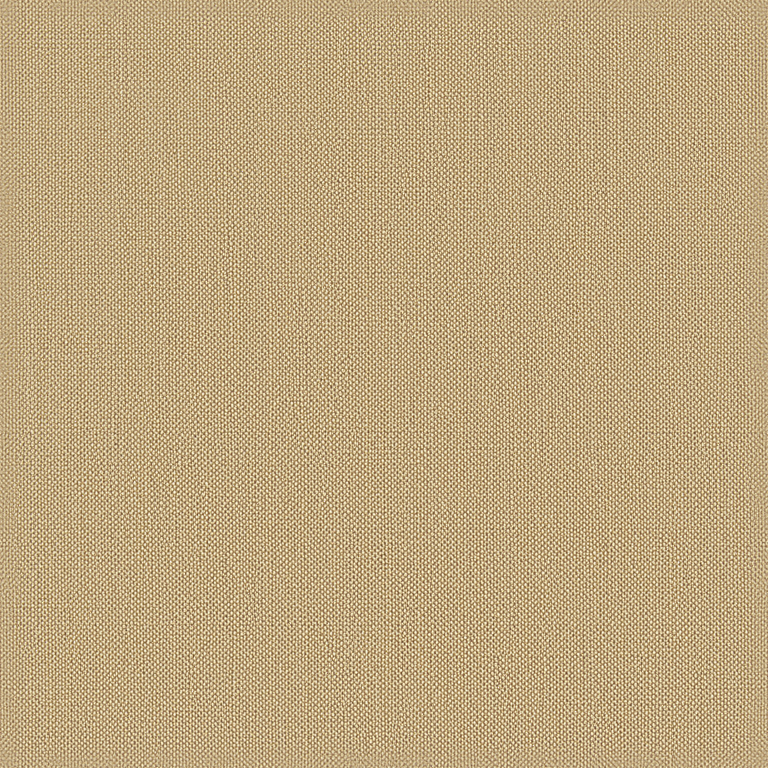
#> input picture assets/props/quarters/sofa/weave.png, 768 x 768 px
$ python weave_textures.py
#> lines starting #> are read from the running program, lines starting #| are printed output that depends on the picture
"""Colour the sofa pilot's existing fine yarn scan for the provisional bed wool."""
from pathlib import Path

import numpy as np
from PIL import Image
from scipy.ndimage import gaussian_filter

ROOT = Path(__file__).resolve().parents[4]
OUT = ROOT / 'assets/props/quarters/bed_soft_textures'
COLORS = {'WovenWool': (.14, .105, .075), 'WoolCuff': (.65, .57, .45),
          'WoolBinding': (.075, .053, .035), 'BrittleWool': (.20, .17, .125)}


def srgb(value):
    return np.where(value <= .0031308, value * 12.92, 1.055 * np.maximum(value, 0) ** (1 / 2.4) - .055)


def main():
    OUT.mkdir(parents=True, exist_ok=True)
    scan = np.asarray(Image.open(ROOT / 'assets/props/quarters/sofa/weave.png').convert('RGB'), dtype=float) / 255
    grain = scan @ np.array([.2126, .7152, .0722])
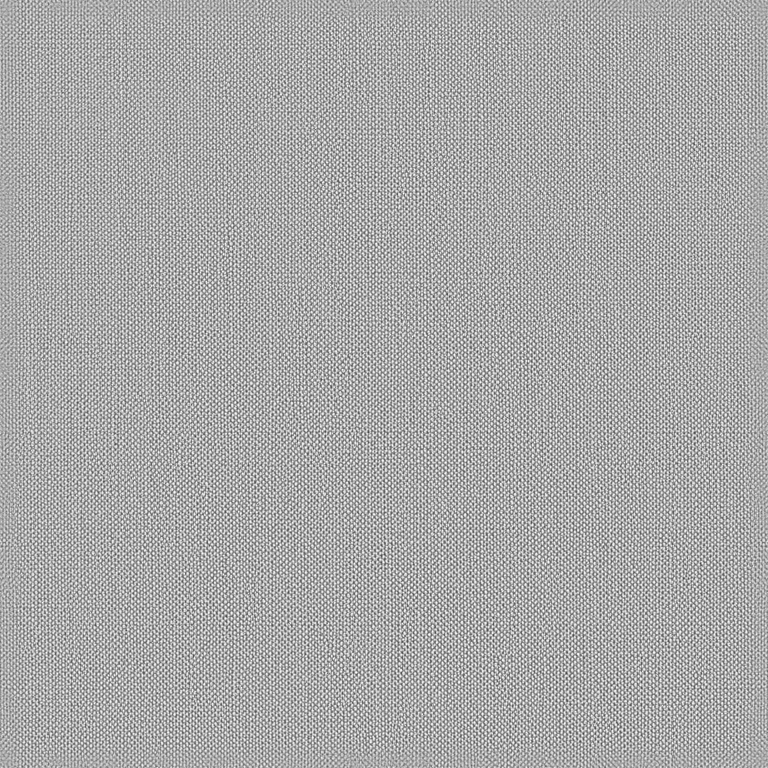
#> grain: shape (768, 768) float64; min 0.249, max 0.997, mean 0.664
    fine = grain / gaussian_filter(grain, 48, mode='wrap') - 1
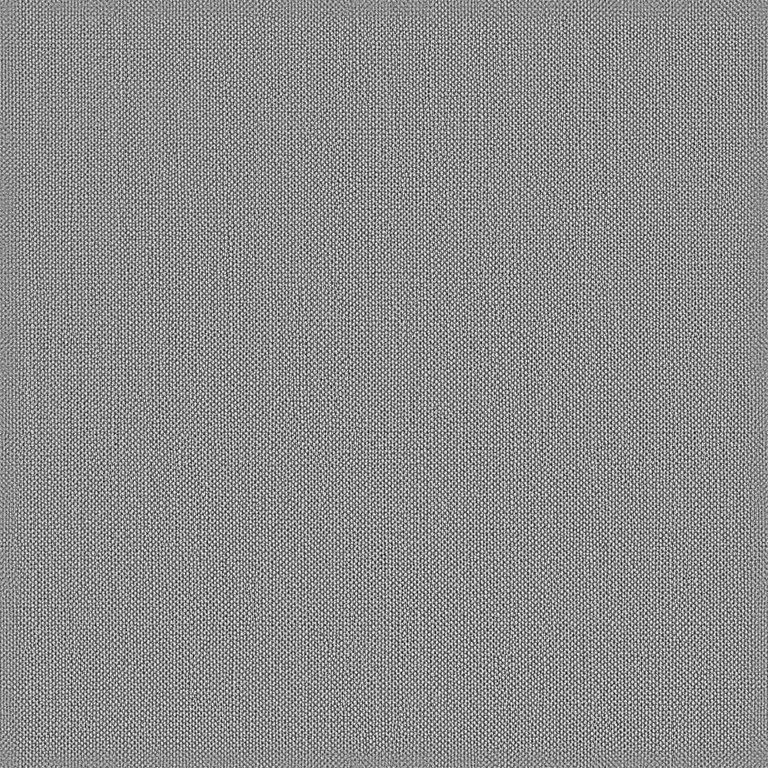
#> fine: shape (768, 768) float64; min -0.624, max 0.506, mean -6.14e-07; drawn with min black and max white
    fine = np.clip(fine, -.65, .65)
    for name, color in COLORS.items():
        pixels = srgb(np.array(color)[None, None, :] * (1 + .60 * fine[:, :, None]))
        Image.fromarray(np.uint8(np.clip(pixels, 0, 1) * 255)).save(OUT / f'{name.lower()}_weave.png')
#> this loop made 4 passes
#> pass 1, in main, `pixels = srgb(np.array(color)[None, None, :] * (1 + .60 * fine[:, :, N..`:
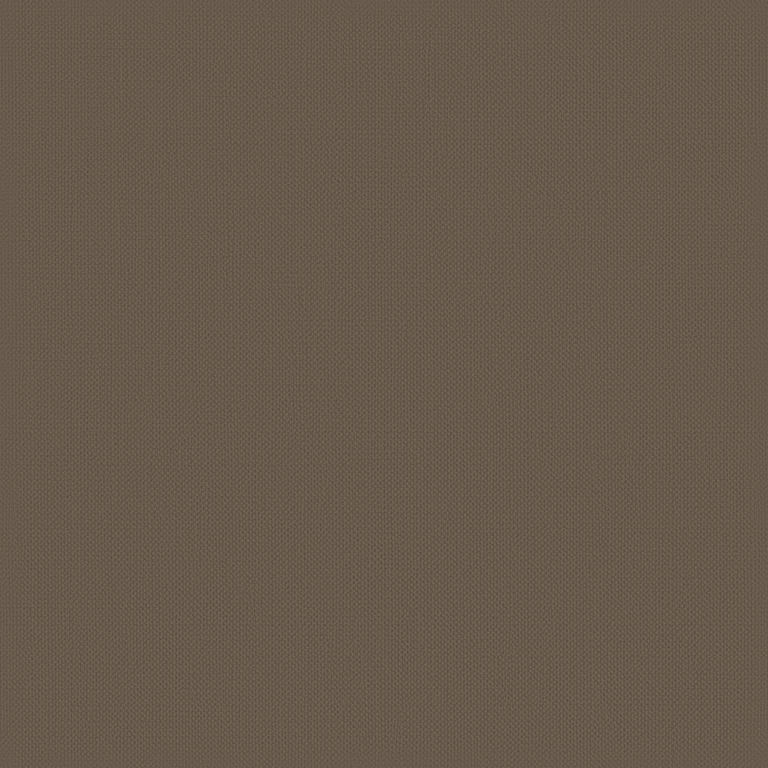
#> pixels: shape (768, 768, 3) float64; mean of channels 0, 1, 2 0.409, 0.357, 0.303; drawn as R, G, B
#> after the loop:
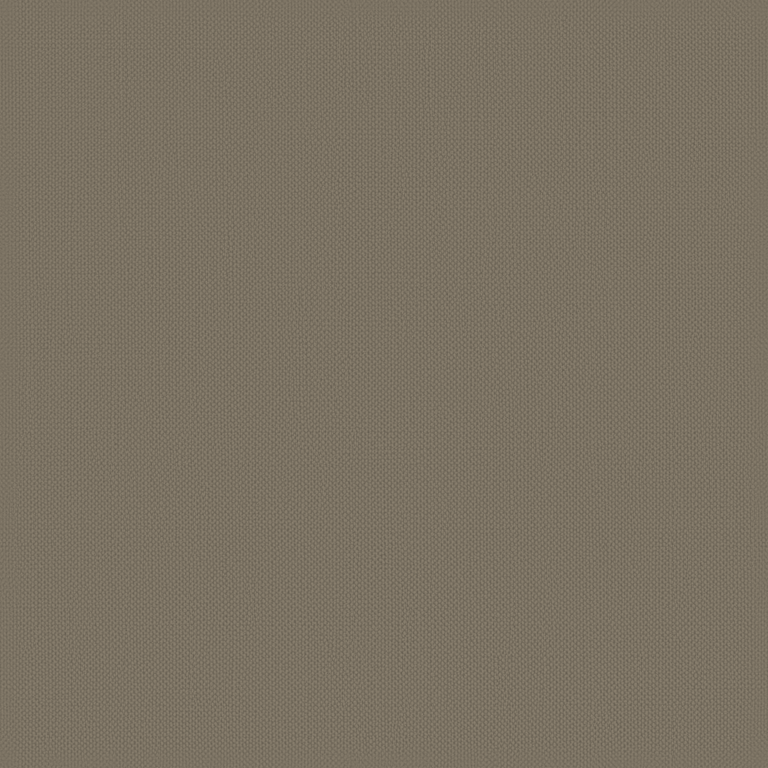
#> pixels: shape (768, 768, 3) float64; mean of channels 0, 1, 2 0.483, 0.448, 0.388; drawn as R, G, B
    height = fine * .0004
    dy, dx = np.gradient(height, .12 / grain.shape[0], .12 / grain.shape[1])
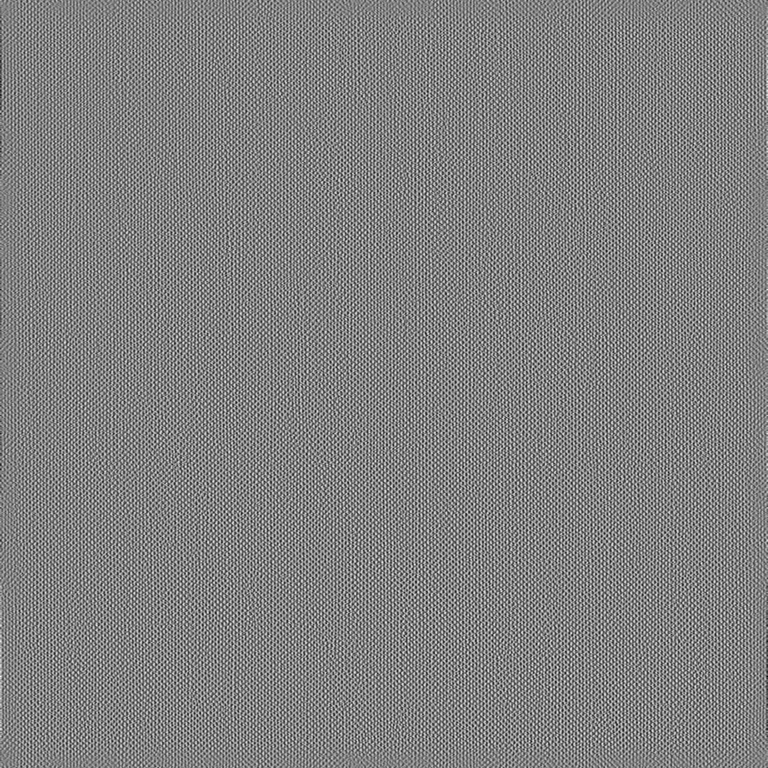
#> dx: shape (768, 768) float64; min -1.53, max 1.51, mean -2.89e-06; drawn with min black and max white
    normals = np.stack([-dx, -dy, np.ones_like(dx)], axis=-1)
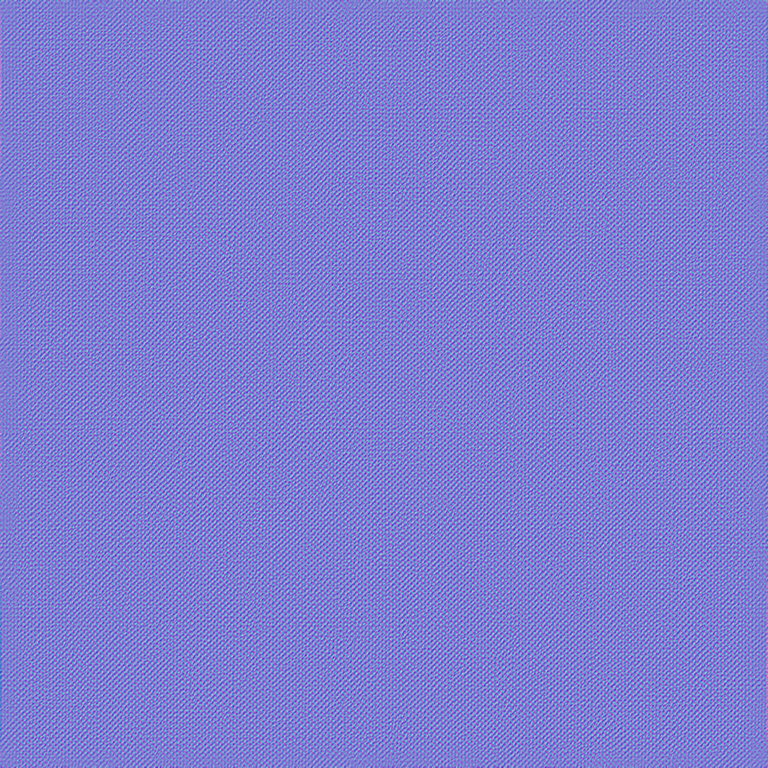
#> normals: shape (768, 768, 3) float64; mean of channels 0, 1, 2 2.89e-06, 7.8e-07, 1; drawn with min black and max white
    normals /= np.linalg.norm(normals, axis=-1, keepdims=True)
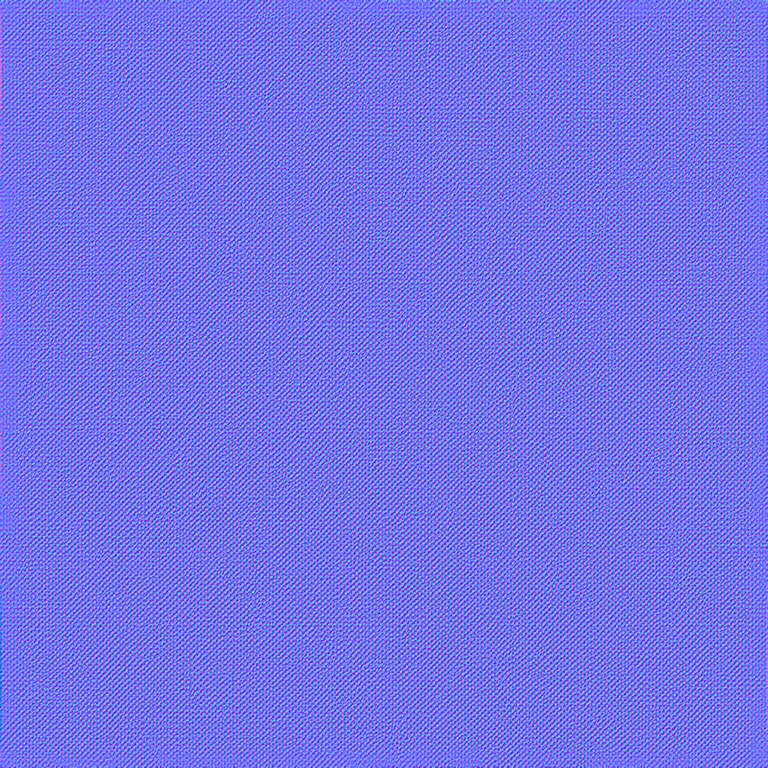
#> normals: shape (768, 768, 3) float64; mean of channels 0, 1, 2 0.000321, 0.00147, 0.865; drawn with min black and max white
    Image.fromarray(np.uint8(np.clip(normals * .5 + .5, 0, 1) * 255)).save(OUT / 'wool_weave_normal.png')


if __name__ == '__main__':
    main()

$ run again, with assets/props/quarters/sofa/as_built_albedo.png copied over assets/props/quarters/sofa/weave.png
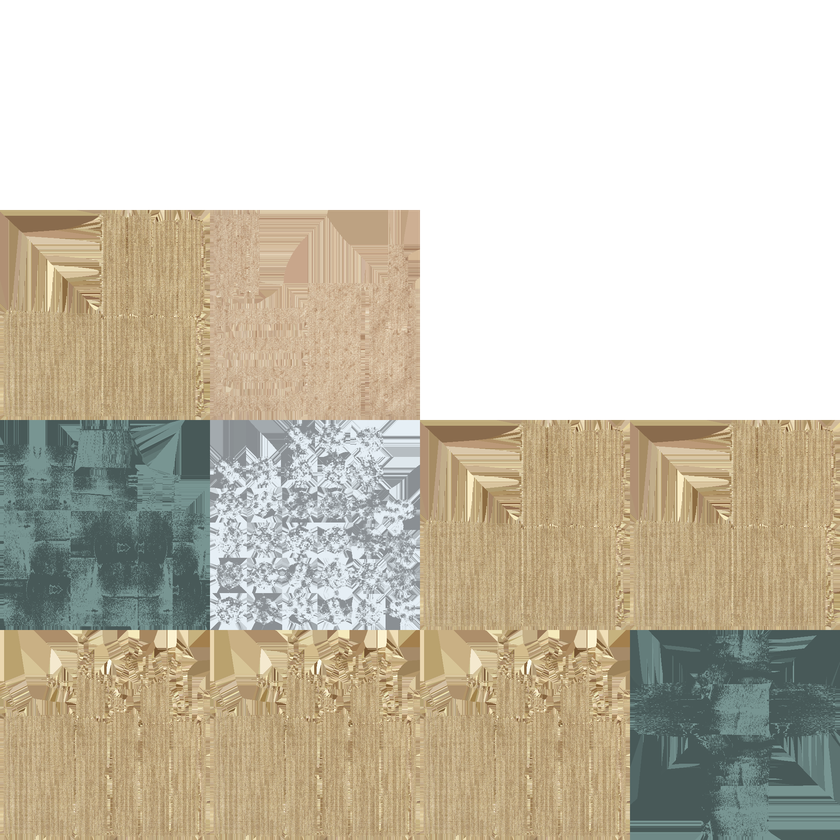
#> input picture assets/props/quarters/sofa/as_built_albedo.png, 840 x 840 px, shrunk from 2048 x 2048 before the run
#> in main, `dy, dx = np.gradient(height, .12 / grain.shape[0], .12 / grain.shape[1])`:
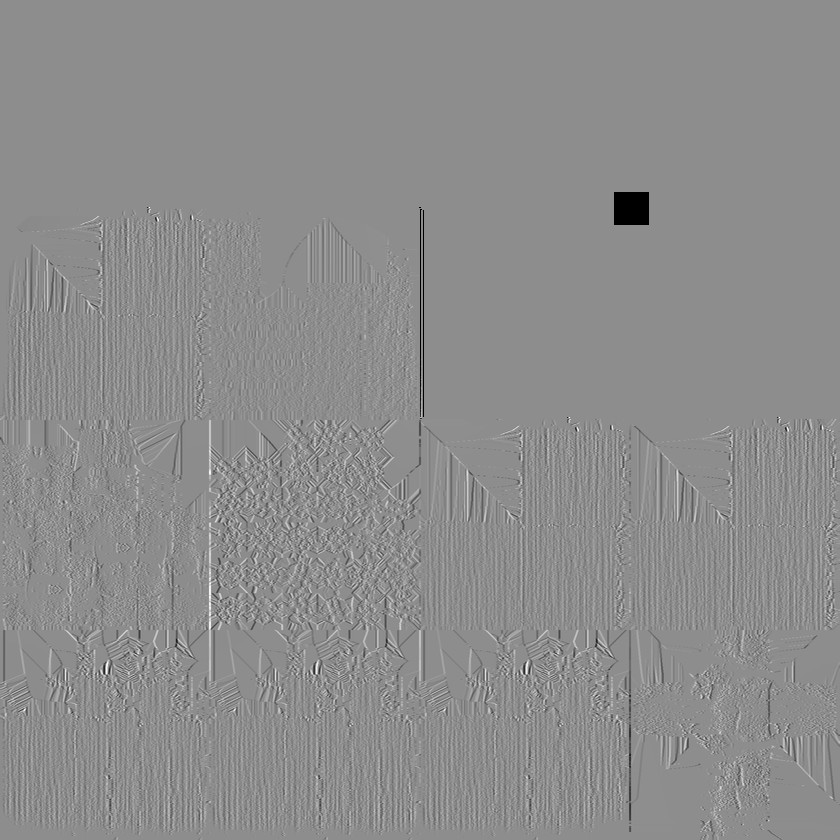
#> dx: shape (840, 840) float64; 0.16% of the values are NaN or infinite; the others: min -1.82, max 1.46, mean -0.00124; drawn with min black, max white, NaN and infinite black
#> in main, `Image.fromarray(np.uint8(np.clip(normals * .5 + .5, 0, 1) * 255)).save..`:
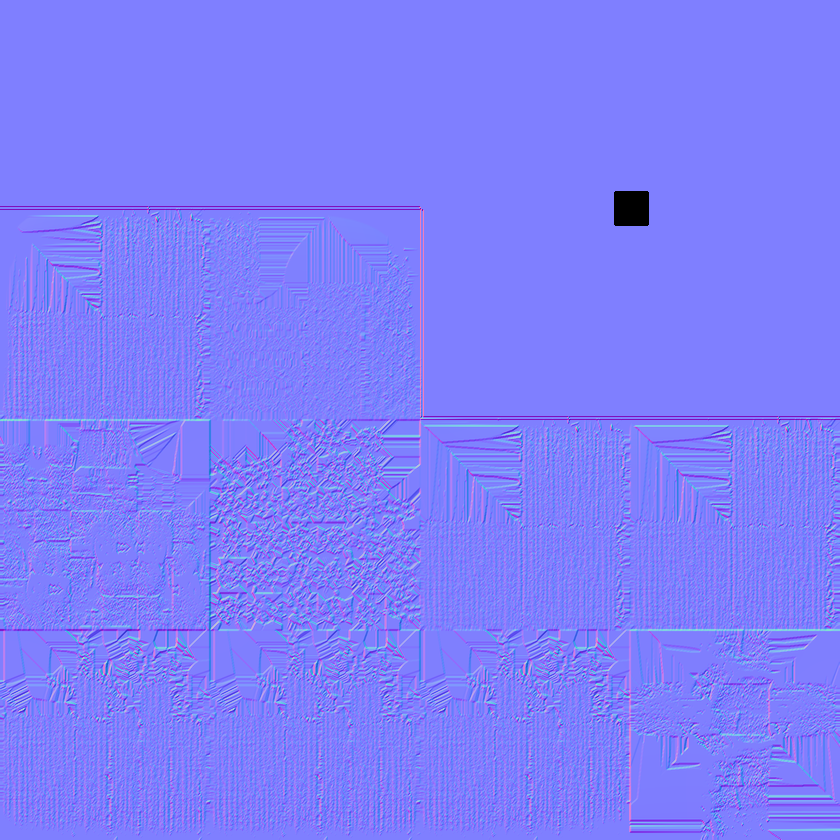
#> saved as wool_weave_normal.png: PIL image 840x840 RGB; mean R, G, B 126.9, 126.5, 251.9

$ run again, with assets/props/quarters/sofa/as_built_orm.png copied over assets/props/quarters/sofa/weave.png
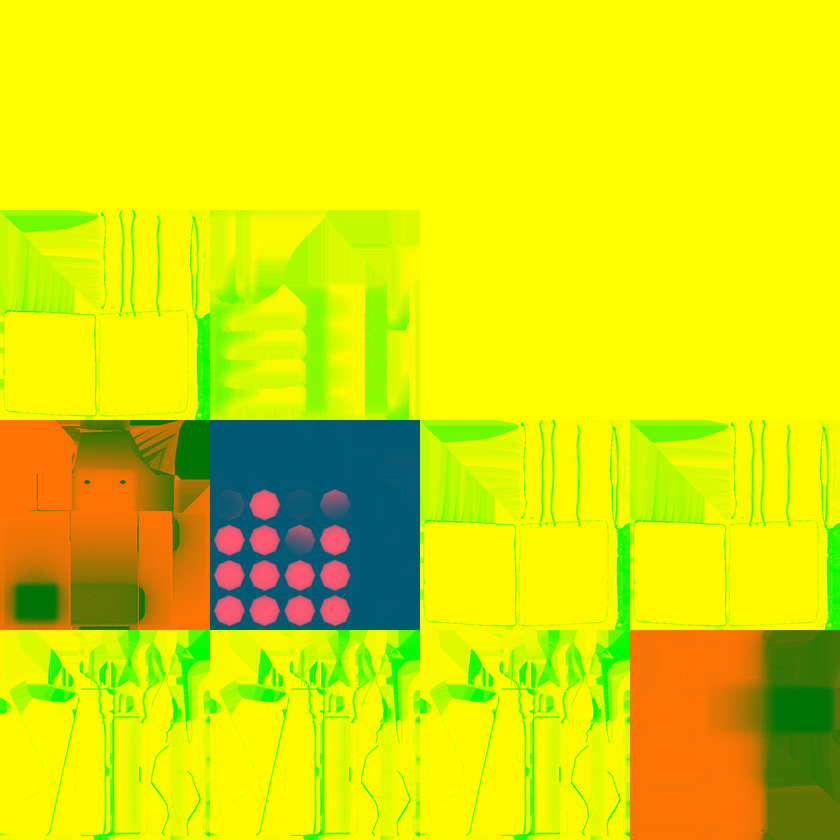
#> input picture assets/props/quarters/sofa/as_built_orm.png, 840 x 840 px, shrunk from 2048 x 2048 before the run
#> after the loop in main, `for name, color in COLORS.items():`:
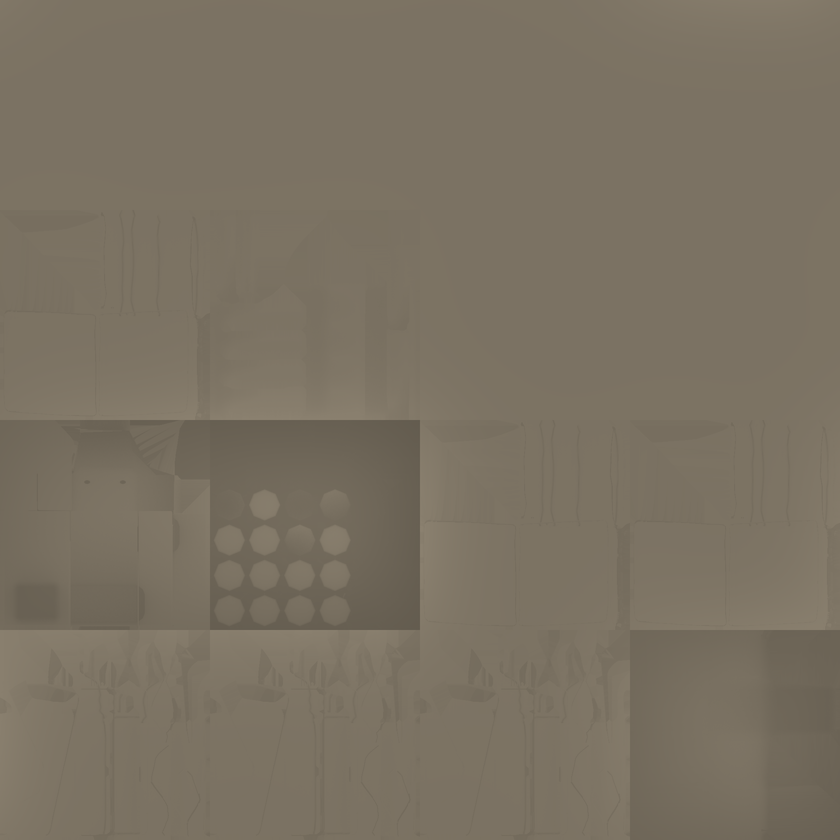
#> pixels: shape (840, 840, 3) float64; mean of channels 0, 1, 2 0.483, 0.447, 0.387; drawn as R, G, B
#> in main, `normals /= np.linalg.norm(normals, axis=-1, keepdims=True)`:
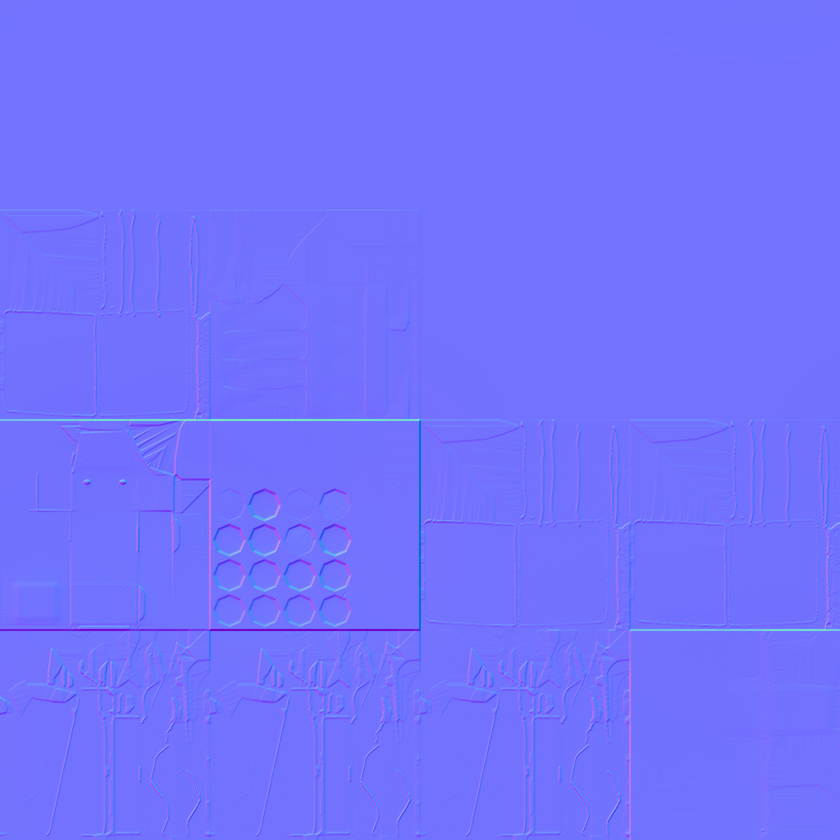
#> normals: shape (840, 840, 3) float64; mean of channels 0, 1, 2 0.000418, 0.000459, 0.997; drawn with min black and max white
